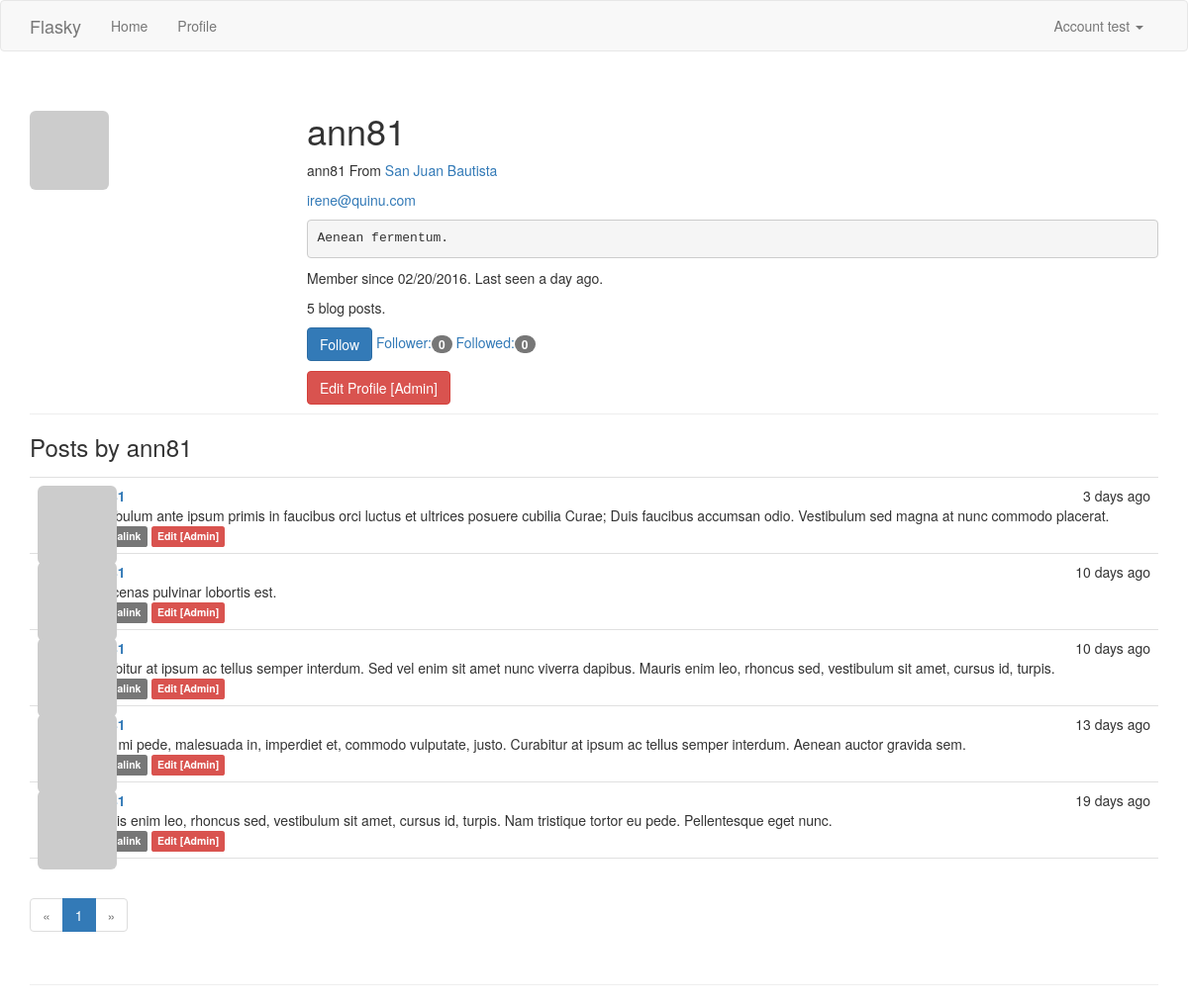
The app's page /user/ann81 (signed in) with its own data.
### app/models.py (models this page shows, shortened)
class User(UserMixin, db.Model):
    id = db.Column(db.Integer, primary_key=True)
    username = db.Column(db.String(64), unique=True, index=True)
    email = db.Column(db.String(64), unique=True, index=True)
    role_id = db.Column(db.Integer, db.ForeignKey('role.id'))
    password_hash = db.Column(db.String(128))
    confirmed = db.Column(db.Boolean, default=False)
    name = db.Column(db.String(64))
    location = db.Column(db.String(64))
    about_me = db.Column(db.Text)
    member_since = db.Column(db.DateTime, default=datetime.utcnow)
    last_seen = db.Column(db.DateTime, default=datetime.utcnow)
    avatar_hash = db.Column(db.String(32))
    posts = db.relationship('Post', backref='author', lazy='dynamic')
    followed = db.relationship('Follow', foreign_keys=[Follow.follower_id],
                               backref=db.backref('follower', lazy='joined'),
                               lazy='dynamic', cascade='all, delete-orphan')
    follower = db.relationship('Follow', foreign_keys=[Follow.followed_id],
                               backref=db.backref('followed', lazy='joined'),
                               lazy='dynamic', cascade='all, delete-orphan')
    @property
    def password(self):
        raise AttributeError('password is not a readable attribute')
    @property
    def is_administrator(self):
        return self.can(Permission.ADMINISTER)
    def can(self, permissions):
        return self.role and (self.role.permissions & permissions) == permissions
    def ping(self):
        self.last_seen = datetime.utcnow()
        db.session.add(self)
    def gravatar(self, size=100, default='identicon', rating='g'):
        url = 'https://secure.gravatar.com/avatar' if request.is_secure else 'http://www.gravatar.com/avatar'
        hash = self.avatar_hash or hashlib.md5(self.email.encode('utf-8')).hexdigest()
        return '{url}/{hash}?s={size}&d={default}&r={rating}'.format(
                url=url, hash=hash, size=size, default=default, rating=rating)
    def is_following(self, user):
        return self.followed.filter_by(followed_id=user.id).count() > 0

class Post(db.Model):
    id = db.Column(db.Integer, primary_key=True)
    body = db.Column(db.Text)
    body_html = db.Column(db.Text)
    timestamp = db.Column(db.DateTime, index=True, default=datetime.utcnow)
    author_id = db.Column(db.Integer, db.ForeignKey('user.id'))

### app/main/views.py (the view)
@main.route('/user/<username>')
def user(username):
    user = User.query.filter_by(username=username).first()
    if not user:
        abort(404)
    page = request.args.get('page', type=int)
    pagination = user.posts.order_by(Post.timestamp.desc()).paginate(
                page=page,
                per_page=current_app.config['FLASKY_POSTS_PER_PAGE'],
                error_out=False)
    posts = pagination.items
    return render_template('user.html', user=user, pagination=pagination, posts=posts)

### app/auth/views.py (called while the page is built)
@auth.before_app_request
def before_request():
    if current_user.is_authenticated:
        current_user.ping()
        if not current_user.confirmed and request.endpoint[:5] != 'auth.' \
                and request.endpoint != 'static':
            return redirect(url_for('auth.unconfirmed'))

### app/main/__init__.py (called while the page is built)
@main.app_context_processor
def inject_permissions():
    return dict(Permission=Permission)

### app/models.py (called while the page is built)
@login_manager.user_loader
def load_user(user_id):
    return User.query.get(int(user_id))

### app/templates/user.html (shortened to what this page needs)
{% extends "base.html" %}
{% block page_content %}
<div class="page-header">
  <img class="img-rounded profile-thumbnail" src="{{ user.gravatar(size=256) }}">
  <div class="profile-header">
    <h1>{{ user.username }}</h1>
    {% if user.name or user.location %}
    <p>
      {% if user.name %}{{ user.username }}{% endif %}
      {% if user.location %}
      From <a href="http://maps.google.com/?q={{ user.location }}">{{ user.location }}</a>
      {% endif %}
    </p>
    {% endif %}
    {% if current_user.is_administrator %}
    <p><a href="mailto:{{ user.email }}">{{ user.email }}</a></p>
    {% endif %}
    {% if user.about_me %}<pre>{{ user.about_me }}</pre>{% endif %}
    <p>
      Member since {{ moment(user.member_since).format('L') }}.
      Last seen {{ moment(user.last_seen).fromNow() }}.
    </p>
    <p>{{ user.posts.count() }} blog posts.</p>
    <p>
      {% if current_user.can(Permission.FOLLOW) and user != current_user %}
        {% if current_user.is_following(user) %}
        <a href="{{ url_for('.unfollow', username=user.username) }}" class="btn btn-default">UnFollow</a>
        {% else %}
        <a href="{{ url_for('.follow', username=user.username) }}" class="btn btn-primary">Follow</a>
        {% endif %}
      {% endif %}
      <a href="{{ url_for('.follower', username=user.username) }}">
        Follower:<span class="badge">{{ user.follower.count() }}</span>
      </a>
      <a href="{{ url_for('.followed_by', username=user.username) }}">
        Followed:<span class="badge">{{ user.followed.count() }}</span>
      </a>
    </p>
    {% if current_user.is_administrator %}
    <a class="btn btn-danger" href="{{ url_for('.edit_profile_admin', id=user.id) }}">
      Edit Profile [Admin]
    </a>
    {% endif %}
  </div>
</div>
<h3>Posts by {{ user.username }}</h3>
{% include "_posts.html" %}
{% if pagination %}
<div class="pagination">
  {% import "_macros.html" as macros %}
  {{ macros.pagination_widget(pagination, request.endpoint, username=user.username) }}
</div>
{% endif %}
{% endblock %}

### app/templates/base.html (shortened to what this page needs)
{% extends "bootstrap/base.html" %}
{% block head %}
{{ super() }}
<link rel="stylesheet" type="text/css" href="{{ url_for('static', filename='styles.css') }}">
{% endblock%}
{% block navbar %}
<div class="navbar navbar-default" role="navigation">
  <div class="container">
    <div class="navbar-header">
      <a class="navbar-brand" href="/">Flasky</a>
    </div>
    <div class="navbar-collapse collapse">
      <ul class="nav navbar-nav">
        <li><a href="/">Home</a></li>
        {% if current_user.is_authenticated %}
        <li><a href="{{ url_for('main.user', username=current_user.username) }}">Profile</a></li>
        {% endif %}
      </ul>
      <ul class="nav navbar-nav navbar-right">
        {% if current_user.is_authenticated %}
        <li class="dropdown">
          <a href="#" class="dropdown-toggle" data-toggle="dropdown">
            Account {{ current_user.username }} <b class="caret"></b>
          </a>
        </li>
        {% else %}
        <li><a href="{{ url_for('auth.login') }}">Log In</a></li>
        {% endif %}
      </ul>
    </div>
  </div>
</div>
{% endblock %}
{% block content %}
<div class="container">
  <div class="page-header">
    {% block page_content %}{% endblock %}
  </div>
</div>
{% endblock %}

### app/templates/_posts.html (shortened to what this page needs)
<ul class="posts">
{% for post in posts %}
  <li class="post">
    <div class="post-thumbnail">
      <a href="{{ url_for('.user', username=post.author.username) }}">
        <img class="img-rounded profile-thumbnail" src="{{ post.author.gravatar(size=40) }}">
      </a>
    </div>
    <div class="post-content">
      <div class="post-date">{{ moment(post.timestamp).fromNow() }}</div>
      <div class="post-author">
        <a href="{{ url_for('.user', username=post.author.username) }}">
        </a>
      </div>
      <div class="post-body">
        {% if post.body_html %}
        {{ post.body_html | safe }}
        {% else %}
        {{ post.body }}
        {% endif %}
      </div>
      <div class="post-footer">
        <a href="{{ url_for('.post', id=post.id) }}">
          <span class="label label-default">Permalink</span>
        </a>
        {% if current_user == post.author %}
        <a href="{{ url_for('.edit', id=post.id) }}">
          <span class="label label-primary">Edit</span>
        </a>
        {% elif current_user.is_administrator %}
        <a href="{{ url_for('.edit', id=post.id) }}">
          <span class="label label-danger">Edit [Admin]</span>
        </a>
        {% endif %}
      </div>
    </div>
  </li>
{% endfor %}
</ul>

### app/templates/_macros.html
{% macro pagination_widget(pagination, endpoint) %}
<ul class="pagination">
  <li {% if not pagination.has_prev %}class="disabled"{% endif %}>
    <a href="{{ url_for(endpoint, page=pagination.page - 1, **kwargs) if pagination.has_prev else 'javascript:void(0)' }}">&laquo;</a>
  </li>
  {% for p in pagination.iter_pages() %}
  {% if p %}
  <li {% if p == pagination.page %}class="active"{% endif %}>
    <a href="{{ url_for(endpoint, page=p, **kwargs) }}">{{ p }}</a>
  </li>
  {% else %}
  <li class="disabled"><a href="javascript:void(0)">&hellip;</a></li>
  {% endif %}
  {% endfor %}
  <li {% if not pagination.has_next %} class="disabled" {% endif %}>
    <a href="{{ url_for(endpoint, page=pagination.page + 1, **kwargs) if pagination.has_next else 'javascript:void(0)' }}">&raquo;</a>
  </li>
</ul>
{% endmacro%}

### app/static/styles.css (style rules this page uses)
.profile-thumbnail { position: absolute; }
.profile-header { min-height: 260px; margin-left: 280px; }
ul.posts { list-style-type: none; padding: 0px; margin: 16px 0px 0px 0px; border-top: 1px solid #e0e0e0; }
ul.posts li.post { padding: 8px; border-bottom: 1px solid #e0e0e0; }
div.post-date { float: right; }
div.post-author { font-weight: bold; }
div.post-thumbnail { position: absolute; }
div.post-content { margin-left: 48px; min-height: 48px; }

### records on screen
User: username "test"
User: username "ann81", location "San Juan Bautista", email "irene@quinu.com", about_me "Aenean fermentum.", member_since "02/20/2016", last_seen "a day ago"
Post: timestamp "3 days ago", body "Vestibulum ante ipsum primis in faucibus orci luctus et ultrices posuere cubilia Curae; Duis faucibus accumsan odio. Vestibulum sed magna at nunc commodo placerat."
Post: timestamp "10 days ago", body "Maecenas pulvinar lobortis est."
Post: timestamp "10 days ago", body "Curabitur at ipsum ac tellus semper interdum. Sed vel enim sit amet nunc viverra dapibus. Mauris enim leo, rhoncus sed, vestibulum sit amet, cursus id, turpis."
Post: timestamp "13 days ago", body "Cras mi pede, malesuada in, imperdiet et, commodo vulputate, justo. Curabitur at ipsum ac tellus semper interdum. Aenean auctor gravida sem."
Post: timestamp "19 days ago", body "Mauris enim leo, rhoncus sed, vestibulum sit amet, cursus id, turpis. Nam tristique tortor eu pede. Pellentesque eget nunc."

### other values on screen
{{ user.posts.count() }} "5"
{{ user.follower.count() }} "0"
{{ user.followed.count() }} "0"
{{ p }} "1"
